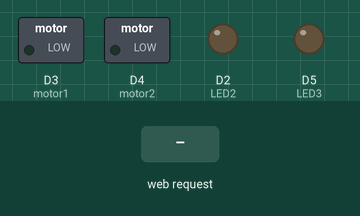
Recording of a sketch running on a simulated ESP8266 (NodeMCU). On the bench: switched loads named in the sketch (green lamp = pin HIGH), output pins drawn as LEDs (lit = HIGH). The inputs (shaded band) are chosen by the test bench.

Above: at 1.2 s.
1.3 s: HTTP request GET /forward received
At 1.6 s:
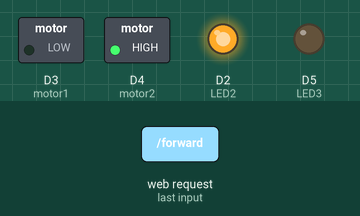
2.8 s: HTTP request GET /backward received
At 3.9 s:
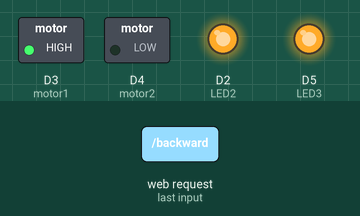
4.3 s: HTTP request GET /stop received
At 5.1 s:
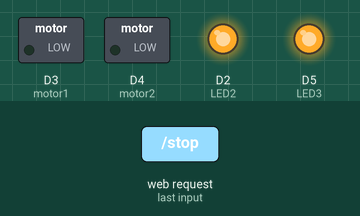
Timing chart, 0 to 7.3 s (numbered marks = the images above; inputs shaded):
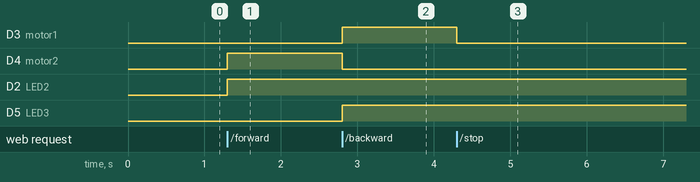

Measured:
- after the input at 1.3 s, D4 (motor2), D2 (LED2): LOW → HIGH at once
- after the input at 2.8 s, D3 (motor1), D5 (LED3): LOW → HIGH at once; D4 (motor2): HIGH → LOW at once
- after the input at 4.3 s, D3 (motor1): HIGH → LOW at once

The sketch:

FinalCarWifi.ino
```cpp
#include <ESP8266WiFi.h>
WiFiClient client;
WiFiServer server(80);

const char* ssid = "alexpc";
const char* password = "12345678";

String  data ="";

#define motor1 D3
#define motor2 D4
#define LED2 D2
#define LED3 D5

void setup()
{
  pinMode(motor1, OUTPUT);
  pinMode(motor2, OUTPUT);
  pinMode(LED2, OUTPUT);
  pinMode(LED3, OUTPUT);

  server.begin();
}

void loop()
{

  client = server.available();
  if (!client) return;
      data = checkClient ();


    if (data == "forward") MotorForward();
      else
        if (data == "backward") MotorBackward();
          else
            if (data == "stop") MotorStop();


}


void MotorForward(void)
{
      digitalWrite(motor1,LOW);
      digitalWrite(motor2,HIGH );
      digitalWrite(LED2,HIGH);
      digitalWrite(LED3,LOW);
}


void MotorBackward(void)
{
      digitalWrite(motor1,HIGH);
      digitalWrite(motor2,LOW);
      digitalWrite(LED3,LOW);
      digitalWrite(LED3,HIGH);
}


void MotorStop(void)
{
      digitalWrite(motor1,LOW );
      digitalWrite(motor2,LOW);
}


String checkClient (void)
{
  while(!client.available()) delay(1);
  String request = client.readStringUntil('\r');
  request.remove(0, 5);
  request.remove(request.length()-9,9);
  return request;
}
```
